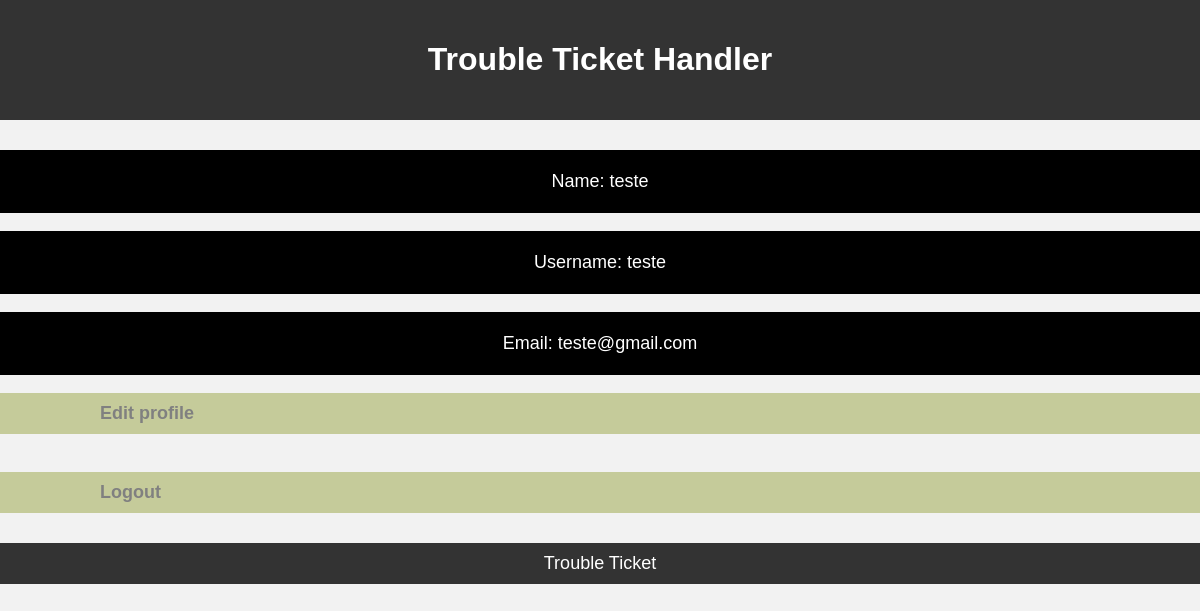
The app's page /profile.php (signed in) with its own data.
### tables this page shows
CREATE TABLE user (
  id INTEGER PRIMARY KEY AUTOINCREMENT,
  status TEXT NOT NULL,
  name TEXT NOT NULL,
  username TEXT UNIQUE NOT NULL,
  password TEXT NOT NULL,
  email TEXT NOT NULL
);

### profile.php (the view, shortened to what this page needs)
<?php
$db = getDataBaseConnection();
$stmt = $db->prepare("SELECT * FROM user WHERE id = :id");
$stmt->bindParam(':id', $_SESSION['user_id']);
$stmt->execute();
$user = $stmt->fetch();
?>
<!DOCTYPE html>
<html lang="en-US">
  <head>
    <link rel="stylesheet" href="style2.css">
  </head>
  <header>
    <?php  if ($user['status'] == 'Admin'): ?>
        <h1><a href="admin.php">Trouble Ticket Handler</a></h1>
    <?php elseif ($user['status'] == 'Agent'): ?>
        <h1><a href="agent.php">Trouble Ticket Handler</a></h1>
    <?php else: ?>
        <h1><a href="main.php">Trouble Ticket Handler</a></h1>
    <?php endif; ?>
</header>
    <p class = "p-prof"> Name: <?=$user['name']?> </p>
    <p class = "p-prof"> Username: <?=$user['username']?> </p>
    <p class = "p-prof"> Email: <?=$user['email']?> </p>
    <a href="#" class = "a-prof" onclick="showForm()">Edit profile</a>
    <br>
    <a href="login.php" class = "a-prof">Logout</a>
    <footer>
        Trouble Ticket
    </footer>
</html>

### style2.css (style rules this page uses)
header { background-color: #333; color: #fff; padding: 20px; text-align: center; margin-bottom: 30px; }
h1 a { color: white; margin: 20px; }
a { color: #333; text-decoration: none; }
footer { background-color: #333; color: #fff; padding: 10px; text-align: center; margin-top: 30px; font-size: 18px; }
.p-prof { color: white; border: 1px solid black; background-color: black; text-align: center; padding: 20px; font-size: 18px; }
.a-prof { padding: 10px; padding-left: 100px; display: block; font-size: 18px; font-weight: bold; color: gray; background-color: rgba(144, 158, 54, 0.47); margin-bottom: 20px; }

### records on screen
user: name "teste", username "teste", email "teste@gmail.com"
